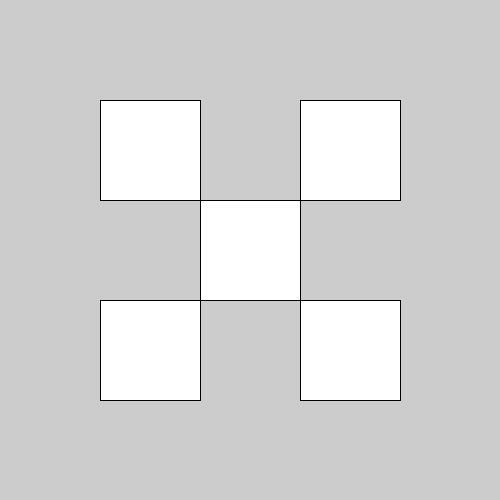
Frame 1 (no input)
Frame 60 (the mouse pressed at the canvas centre just before this capture): identical to frame 1, image omitted
Frame 120 (the mouse held since frame 60 and released just before this capture): identical to frame 1, image omitted

The Processing sketch that drew this single still picture (run headless with seeded random() and noise(); from frame 60 on, the mouse is pressed at the canvas centre):

// Processing sketch: processing_23364
// ── processing_23364.pde

void setup() {
  size(500,500);
  smooth();
}
void draw() {//draw the five squares setting the starting points of the sqares
  normalCoordinates(-50,-50);
  normalCoordinates(50,50);
  normalCoordinates(-150,-150);
  normalCoordinates(-150,50);
  normalCoordinates(50,-150);
}
void normalCoordinates(int x, int y) {
  pushMatrix();//using pushMatrix to stack the drawings...
  translate(width/2, height/2);//setting the centre of window as (0,0)
  scale(1,-1);//reversing the y-axis
  rect(x,y,100,100);//drawing square
  popMatrix();
}
